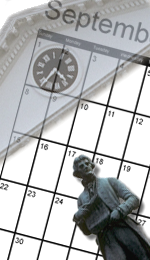
#> input picture Practice/calb.png, 150 x 260 px
$ python 08_01_resize.py
#> lines starting #> are read from the running program, lines starting #| are printed output that depends on the picture

import cv2

par_fx = 3
par_fy = 1.5

im = cv2.imread('calb.png', cv2.IMREAD_COLOR)
#> im is the input picture: shape (260, 150, 3); mean B, G, R 183.8, 182.8, 181.3

im_nearest = cv2.resize(im, None, fx=par_fx, fy=par_fy, interpolation=cv2.INTER_NEAREST)
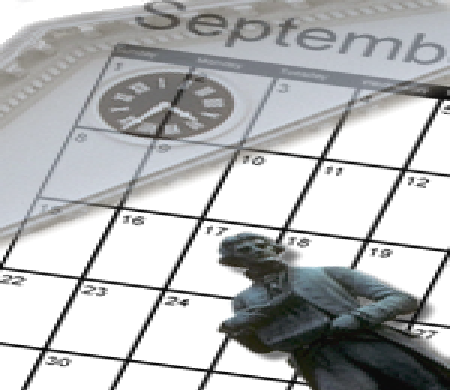
#> im_nearest: shape (390, 450, 3); mean B, G, R 183.8, 182.8, 181.3
im_linear = cv2.resize(im, None, fx=par_fx, fy=par_fy, interpolation=cv2.INTER_LINEAR)
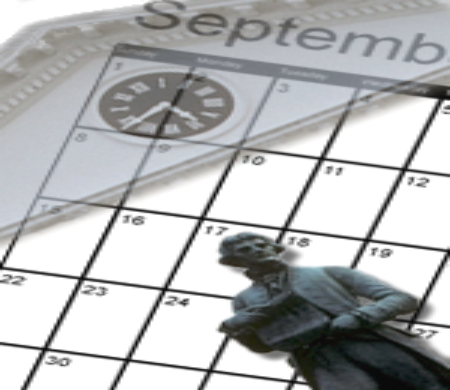
#> im_linear: shape (390, 450, 3); mean B, G, R 183.7, 182.8, 181.3
im_area = cv2.resize(im, None, fx=par_fx, fy=par_fy, interpolation=cv2.INTER_AREA)
im_cubic = cv2.resize(im, None, fx=par_fx, fy=par_fy, interpolation=cv2.INTER_CUBIC)
im_lanczos4 = cv2.resize(im, None, fx=par_fx, fy=par_fy, interpolation=cv2.INTER_LANCZOS4)

cv2.imshow('Original', im)
cv2.imshow('Resampled nearest', im_nearest)
cv2.imshow('Resampled linear', im_linear)
cv2.imshow('Resampled area', im_area)
cv2.imshow('Resampled cubic spline', im_cubic)
cv2.imshow('Resampled Lanczos', im_lanczos4)
cv2.waitKey(0)

cv2.destroyAllWindows()

$ run again, with Practice/03_pr_fig.png copied over Practice/calb.png
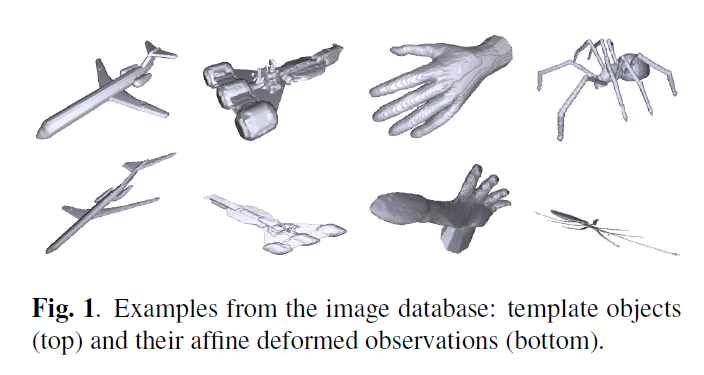
#> input picture Practice/03_pr_fig.png, 704 x 375 px
#> im is the input picture: shape (375, 704, 3); mean B, G, R 240.8, 239.2, 239.2
#> `im_nearest = cv2.resize(im, None, fx=par_fx, fy=par_fy, interpolation=..`:
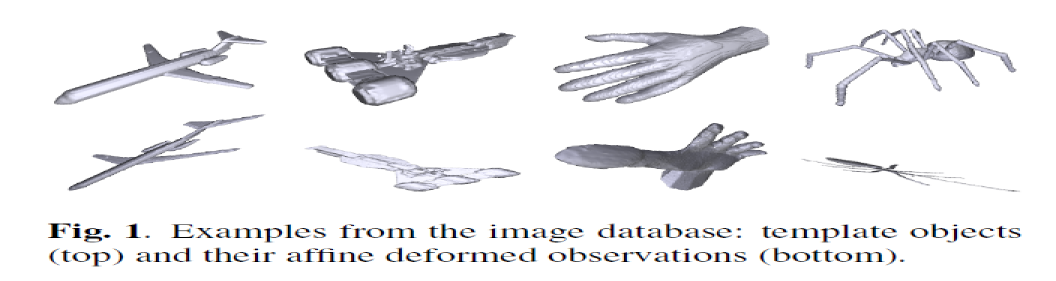
#> im_nearest: shape (562, 2112, 3) (shown at 1/2 size); mean B, G, R 240.7, 239.1, 239.2

$ run again, with Practice/03_pr_formula.png copied over Practice/calb.png
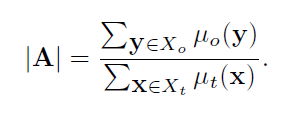
#> input picture Practice/03_pr_formula.png, 297 x 116 px
#> im is the input picture: shape (116, 297, 3); mean B, G, R 245.6, 245.5, 245.4
#> `im_area = cv2.resize(im, None, fx=par_fx, fy=par_fy, interpolation=cv2..`:
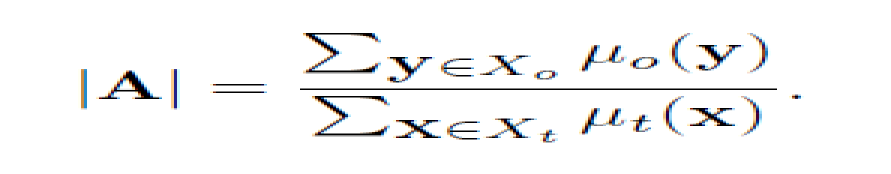
#> im_area: shape (174, 891, 3); mean B, G, R 245.7, 245.5, 245.4
#> `im_lanczos4 = cv2.resize(im, None, fx=par_fx, fy=par_fy, interpolation..`:
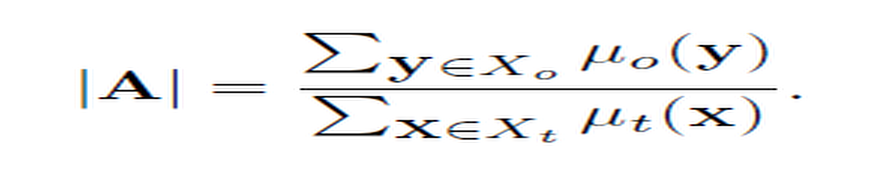
#> im_lanczos4: shape (174, 891, 3); mean B, G, R 244.9, 244.7, 244.6

$ run again, with Practice/03_pr_table.png copied over Practice/calb.png
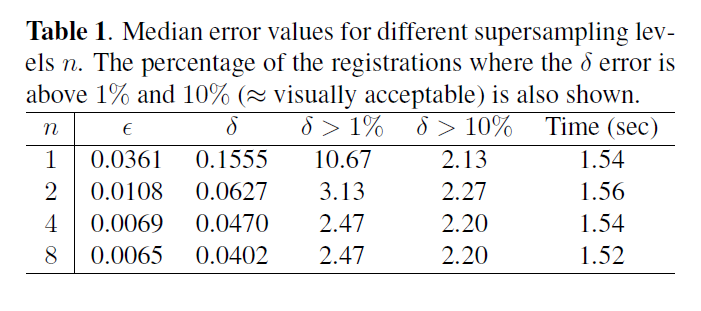
#> input picture Practice/03_pr_table.png, 701 x 311 px
#> im is the input picture: shape (311, 701, 3); mean B, G, R 238.4, 238, 238
#> `im_nearest = cv2.resize(im, None, fx=par_fx, fy=par_fy, interpolation=..`:
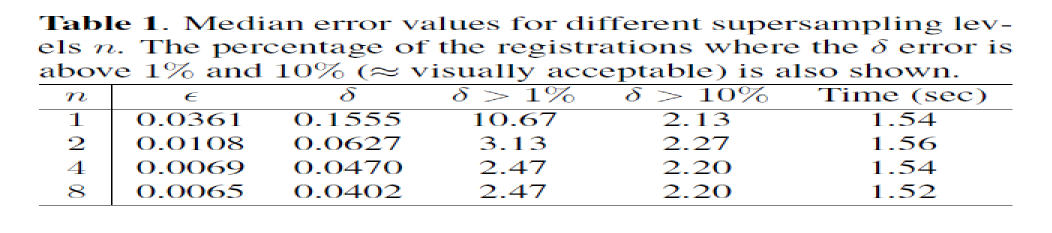
#> im_nearest: shape (466, 2103, 3) (shown at 1/2 size); mean B, G, R 238.6, 238.2, 238.3
#> `im_linear = cv2.resize(im, None, fx=par_fx, fy=par_fy, interpolation=c..`:
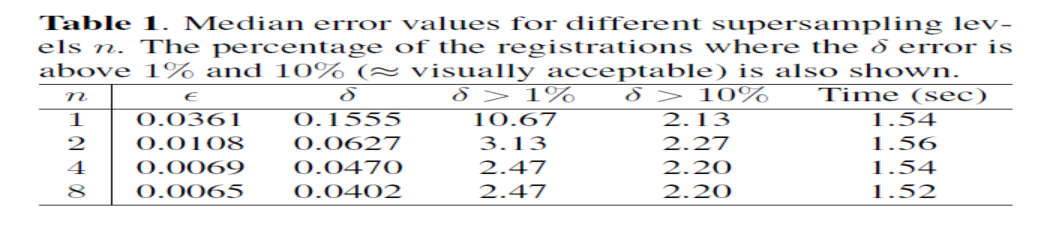
#> im_linear: shape (466, 2103, 3) (shown at 1/2 size); mean B, G, R 238.4, 238, 238
